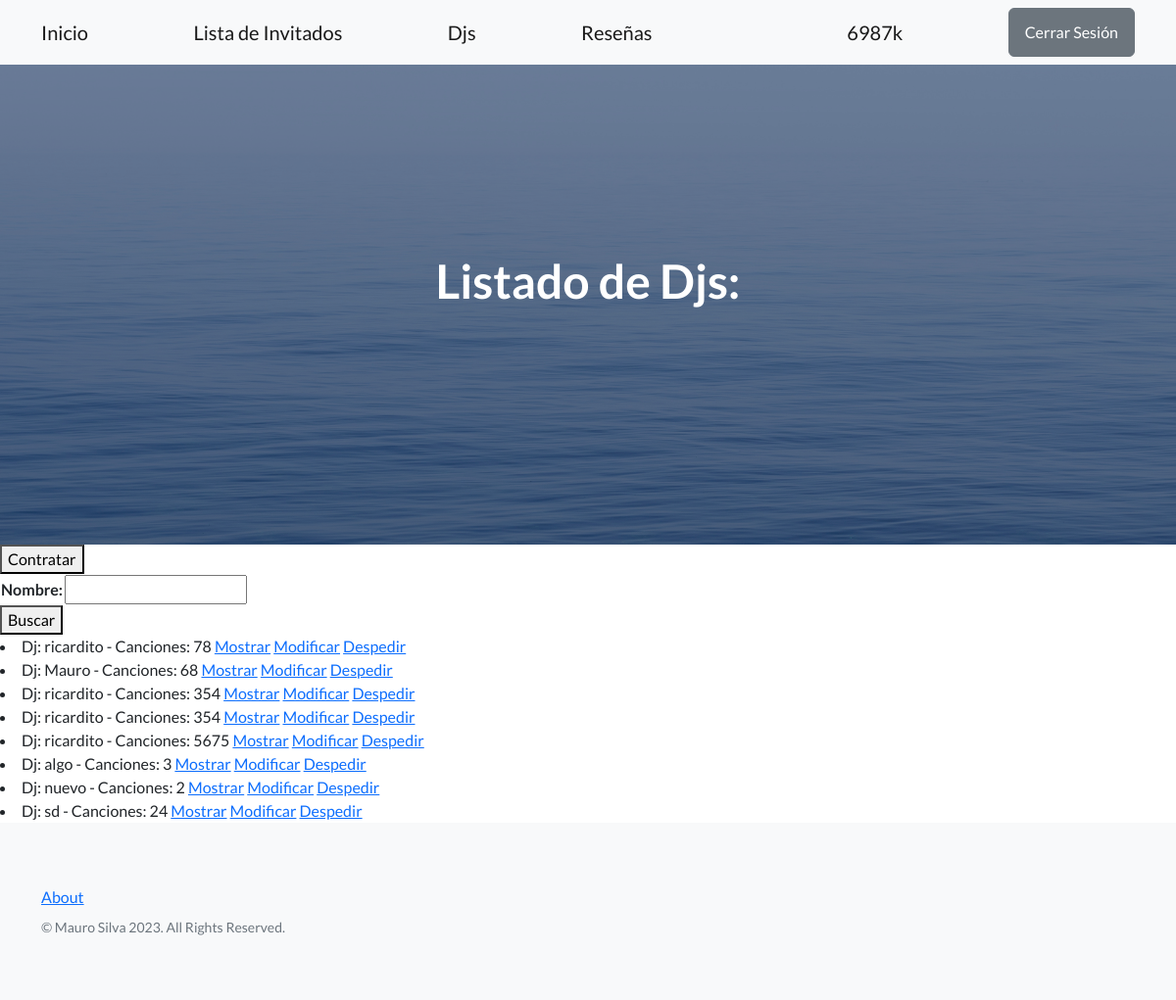
The app's page /djs (signed in) with its own data.
### inicio/models.py (models this page shows)
class Dj(models.Model):
    nombre = models.CharField(max_length=20)
    canciones = models.IntegerField()
    descripcion = models.TextField(null=True)
    fecha_de_presentacion = models.DateField(null=True)
    def __str__(self):
        return f'Dj: {self.nombre} - Canciones: {self.canciones}'

### inicio/views.py (the view)
# urls.py: path('djs', views.listar_djs, name='listar_djs'),
def listar_djs(request):
    formulario = BuscarDj(request.GET)
    if formulario.is_valid():
        nombre_a_buscar = formulario.cleaned_data.get('nombre', '')
        djs = Dj.objects.filter(nombre__icontains=nombre_a_buscar)
    formulario = BuscarDj()
    return render(request, 'inicio/listar_djs.html', {'formulario':formulario, 'djs':djs})

### inicio/form.py
class BuscarDj(forms.Form):
    nombre = forms.CharField(max_length=20, required=False)

### inicio/templates/inicio/listar_djs.html (shortened to what this page needs)
{% extends 'base.html' %}
{% block mensaje_inicio %}
Listado de Djs:
{% endblock mensaje_inicio %}
{% block contenido %}
<button><a class='navbar-brand' href= {% url 'inicio:contratar_dj' %}>Contratar</a></button>
<form action={% url 'inicio:listar_djs' %} method='get'>
    <table>
        {{formulario}}
    </table>
    <button>Buscar</button>
</form>
{% if djs %}
{% for dj in djs %}
<li>
    {{dj}}
    <a href={% url 'inicio:mostrar_dj' dj.id %}>Mostrar</a>
    <a href={% url 'inicio:mod_dj' dj.id %}>Modificar</a>
    <a href={% url 'inicio:despedir_dj' dj.id %}>Despedir</a>
</li>
{% endfor %}
{% else %}
<p>No se encontro Dj.</p>
{% endif %}
{% endblock contenido %}

### templates/base.html (shortened to what this page needs)
<!DOCTYPE html>
<html lang="en">
    {% load static %}
    <head>
        <link href="https://cdn.jsdelivr.net/npm/bootstrap-icons@1.5.0/font/bootstrap-icons.css" rel="stylesheet" type="text/css" />
        <link href= {% static 'css/styles.css' %} rel="stylesheet" />
    </head>
    <body>
        <nav class="navbar navbar-light bg-light static-top">
            <div class="container">
                <a class="navbar-brand" href={% url 'inicio:inicio' %}>Inicio</a>
                <a class="navbar-brand" href={% url 'inicio:listar_invitados' %}>Lista de Invitados</a>
                <a class="navbar-brand" href={% url 'inicio:listar_djs' %}>Djs</a>
                <a class="navbar-brand" href={% url 'usuario:resenias' %}>Reseñas</a>
                {% if request.user.is_authenticated %}
                <a class="navbar-brand" href={% url 'usuario:perfil' %}>{{request.user.username}}</a>
                <a class="btn btn-secondary" href={% url 'usuario:logout' %}>Cerrar Sesión</a>
                {% else %}
                <a class="btn btn-primary" href={% url 'usuario:login' %}>Iniciar Sesión</a>
                <a class="btn btn-primary" href={% url 'usuario:registro' %}>Registro</a>
                {% endif %}
            </div>
        </nav>
        {% block header %}
        <header class="masthead">
            <div class="container position-relative">
                <div class="row justify-content-center">
                    <div class="col-xl-6">
                        <div class="text-center text-white">
                            <h1 class="mb-5">
                                {% block mensaje_inicio %}{% endblock mensaje_inicio %}
                            </h1>
                        </div>
                    </div>
                </div>
            </div>
        </header>
        {% endblock header %}
        {% block contenido %}{% endblock contenido %}
        <footer class="footer bg-light">
            <div class="container">
                <div class="row">
                    <div class="col-lg-6 h-100 text-center text-lg-start my-auto">
                        <ul class="list-inline mb-2">
                            <li class="list-inline-item"><a href={% url 'inicio:about' %}>About</a></li>
                        </ul>
                        <p class="text-muted small mb-4 mb-lg-0">&copy; Mauro Silva 2023. All Rights Reserved.</p>
                    </div>
                </div>
            </div>
        </footer>
    </body>
</html>

### records on screen
Dj: nombre+canciones "Dj: ricardito - Canciones: 78"
Dj: nombre+canciones "Dj: Mauro - Canciones: 68"
Dj: nombre+canciones "Dj: ricardito - Canciones: 354"
Dj: nombre+canciones "Dj: ricardito - Canciones: 354"
Dj: nombre+canciones "Dj: ricardito - Canciones: 5675"
Dj: nombre+canciones "Dj: algo - Canciones: 3"
Dj: nombre+canciones "Dj: nuevo - Canciones: 2"
Dj: nombre+canciones "Dj: sd - Canciones: 24"

### other values on screen
{{ request.user.username }} "6987k"
